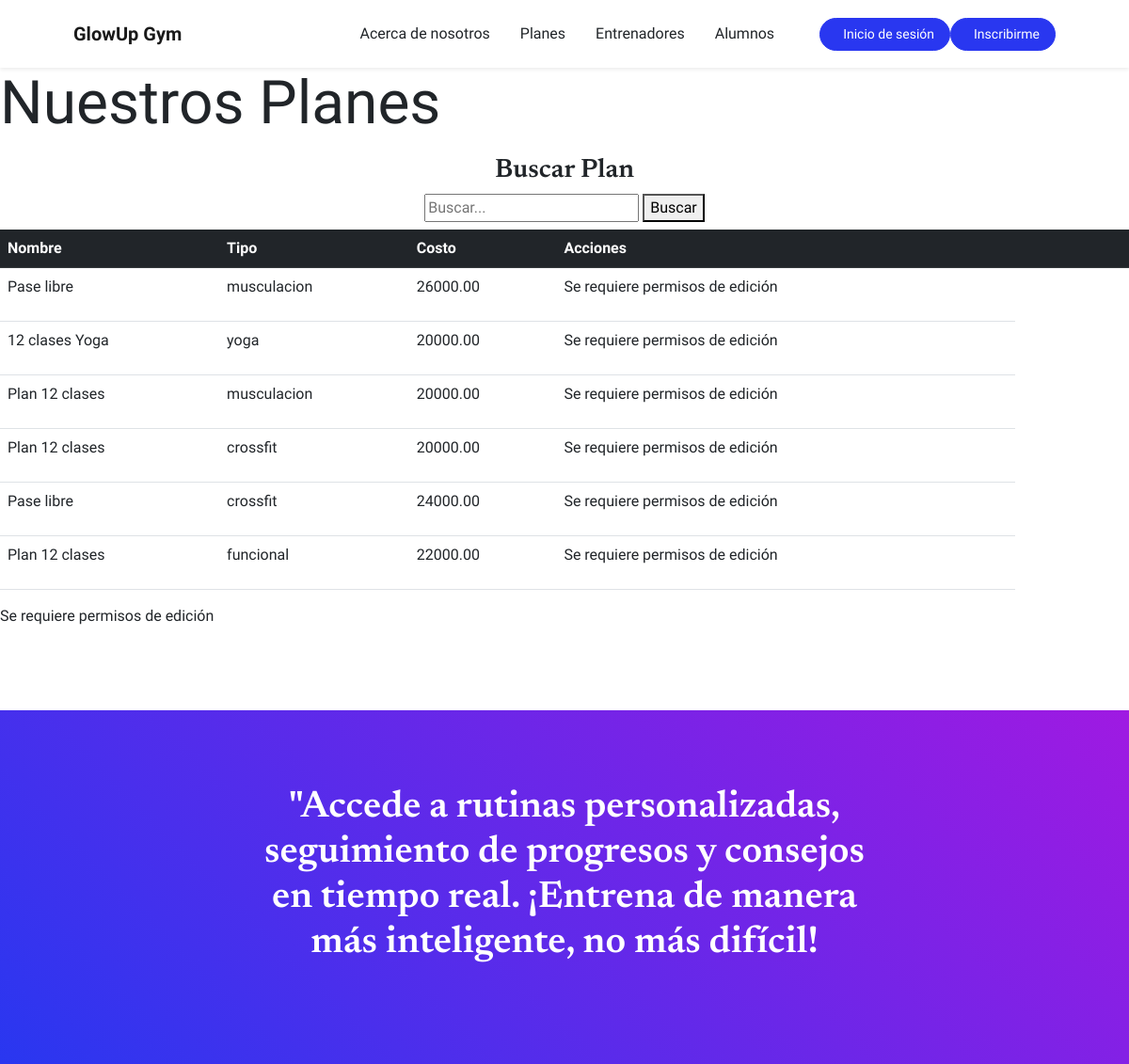
Screenshot of /app/planes/ with the database file from the repository.
### app/models.py (models this page shows, shortened)
class Plan(models.Model):
    nombre = models.CharField(max_length=50)
    descripcion = models.TextField(blank=True, null=True)
    TIPO_ACTIVIDAD = [
        ('musculacion', 'Musculación'),
        ('yoga', 'Yoga'),
        ('crossfit', 'Crossfit'),
        ('funcional', 'Entrenamiento Funcional'),
        ('pilates', 'Pilates'),
        ('otro', 'Otro'),
    ]
    tipo = models.CharField(max_length=20, choices=TIPO_ACTIVIDAD, default='otro')
    duracion = models.IntegerField()
    instructor = models.CharField(max_length=50)
    costo = models.DecimalField(max_digits=8, decimal_places=2)
    dias_disponibles = models.CharField(max_length=100)
    horario = models.TimeField()

### app/views.py (the view)
# urls.py: path('planes/', Planes, name='planes'),
def Planes(request):
    query = request.GET.get('q')
    if query:
        planes = Plan.objects.filter(nombre__icontains=query)
    else:
        planes=Plan.objects.all()
    return render(request,"app/index2.html", {"planes":planes})

### app/templates/app/index2.html
{% extends 'app/base.html' %}
{% load static %}
{% block contenido %}
<br>
<br>
<br>
<h3 class="display-3 lh-3 mb-3" style="font-family: 'Fredoka One', sans-serif;">Nuestros Planes</h3>
<h3 class="text-center mt-2">Buscar Plan</h3>
<div class="d-flex flex-column align-items-center mb-2">
    <form action="" method="GET">
        <input type="text" name="q" placeholder="Buscar..." required>
        <button type="submit">Buscar</button>
    </form>
</div>
<table class="table">
    <thead class="table-dark">
        <tr>
            <th>Nombre</th>
            <th>Tipo</th>
            <th>Costo</th>
            <th>Acciones</th>
            <th></th>
            <th></th>
            <th></th>
            <th></th>
            <th></th>
        </tr>
    </thead>
    <tbody>
        {% for plan in planes %}
        <tr>
            <td>{{ plan.nombre }}</td>
            <td>{{ plan.tipo }}</td>
            <td>{{ plan.costo }}</td>
            {% if user.is_superuser %}
            <td><a class="btn btn-danger" href="{% url 'eliminarplan' plan.id %}">Eliminar</a><td>
            <td><a class="btn btn-warning" href="{% url 'editarplan' plan.id %}">Editar</a><td>
            {% else %}
            <td><p>Se requiere permisos de edición</p><td>
            {% endif %}
        </tr>
        {% endfor %}
    </tbody>
</table>
{% if user.is_superuser %}
<ul class="navbar-nav ms-auto me-4 my-3 my-lg-0">
    <li class="nav-item">
        <a class="nav-link btn btn-primary rounded-pill text-white" href="{% url 'formularioplanes' %}" style="padding: 0; font-size: inherit; line-height: inherit; display: inline;">
            <i class="bi-chat-text-fill me-1"></i>
            Agregar plan
        </a>
    </li>
</ul>
{% else %}
<td><p>Se requiere permisos de edición</p><td>
{% endif %}
<br>
<br>
<br>
{% endblock %}

### app/templates/app/base.html (shortened to what this page needs)
{% load static %}
<!DOCTYPE html>
<html lang="en">
    <head>
        <link href="{% static 'app/css/styles.css' %}" rel="stylesheet" />
        <link href="css/styles.css" rel="stylesheet" />
    </head>
    <body id="page-top">
        <nav class="navbar navbar-expand-lg navbar-light fixed-top shadow-sm" id="mainNav">
            <div class="container px-5">
                <a class="navbar-brand fw-bold" href="{% url 'inicio' %}">GlowUp Gym</a>
                <div class="collapse navbar-collapse" id="navbarResponsive">
                    <ul class="navbar-nav ms-auto me-4 my-3 my-lg-0">
                        <li class="nav-item"><a class="nav-link me-lg-3" href="{% url 'acerca' %}">Acerca de nosotros</a></li>
                        <li class="nav-item"><a class="nav-link me-lg-3" href="{% url 'planes' %}">Planes</a></li>
                        <li class="nav-item"><a class="nav-link me-lg-3" href="{% url 'profesores' %}">Entrenadores</a></li>
                        <li class="nav-item"><a class="nav-link me-lg-3" href="{% url 'alumnos' %}">Alumnos</a></li>
                    </ul>
                    {% if user.is_authenticated %}
                    <div class="btn-group me-3" role="group">
                        <button type="button" class="btn btn-primary dropdown-toggle" data-bs-toggle="dropdown" aria-expanded="false">
                          Mi perfil
                        </button>
                        <ul class="dropdown-menu">
                          <li><a class="dropdown-item" href="{% url 'mostrar-perfil' %}">Ver perfil</a></li>
                          <li><a class="dropdown-item" href="{% url 'editar-perfil' %}">Editar perfil</a></li>
                          <li><a class="dropdown-item" href="{% url 'cambiar-contraseña' %}">Cambiar contraseña</a></li>
                        </ul>
                      </div>
                      <a class="btn btn-primary rounded-pill px-3 mb-2 mb-lg-0 ms-3" href="{% url 'logout' %}">
                        <span class="d-flex align-items-center">
                          <i class="bi-chat-text-fill me-2"></i>
                          <span class="small">Cerrar sesión</span>
                        </span>
                      </a>
                    {% else %}
                    <a class="btn btn-primary rounded-pill px-3 mb-2 mb-lg-0" href="{% url 'login' %}">
                        <span class="d-flex align-items-center">
                            <span class="small">Inicio de sesión</span>
                    <a class="btn btn-primary rounded-pill px-3 mb-2 mb-lg-0" href="{% url 'registro' %}">
                        <span class="d-flex align-items-center">
                            <span class="small">Inscribirme</span>
                        </span>
                    </a>
                    {% endif %}
                </div>
            </div>
        </nav>
{% block contenido%}
{% endblock %}
          <aside class="text-center bg-gradient-primary-to-secondary">
            <div class="container px-5">
                <div class="row gx-5 justify-content-center">
                    <div class="col-xl-8">
                        <div class="h2 fs-1 text-white mb-4">"Accede a rutinas personalizadas, seguimiento de progresos y consejos en tiempo real. ¡Entrena de manera más inteligente, no más difícil!
    </body>
</html>

### rows the page displays
Plan: nombre "Pase libre", tipo "musculacion", costo "26000.00"
Plan: nombre "12 clases Yoga", tipo "yoga", costo "20000.00"
Plan: nombre "Plan 12 clases", tipo "musculacion", costo "20000.00"
Plan: nombre "Plan 12 clases", tipo "crossfit", costo "20000.00"
Plan: nombre "Pase libre", tipo "crossfit", costo "24000.00"
Plan: nombre "Plan 12 clases", tipo "funcional", costo "22000.00"
